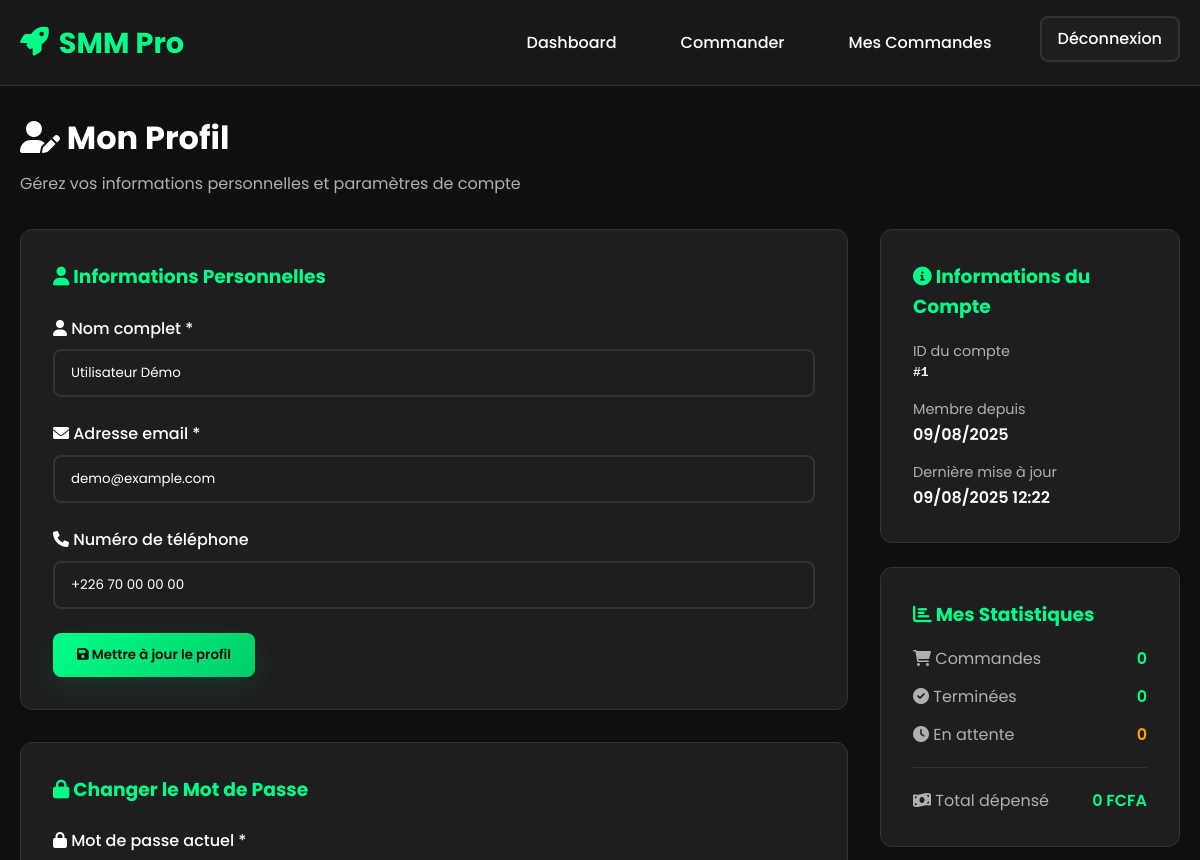
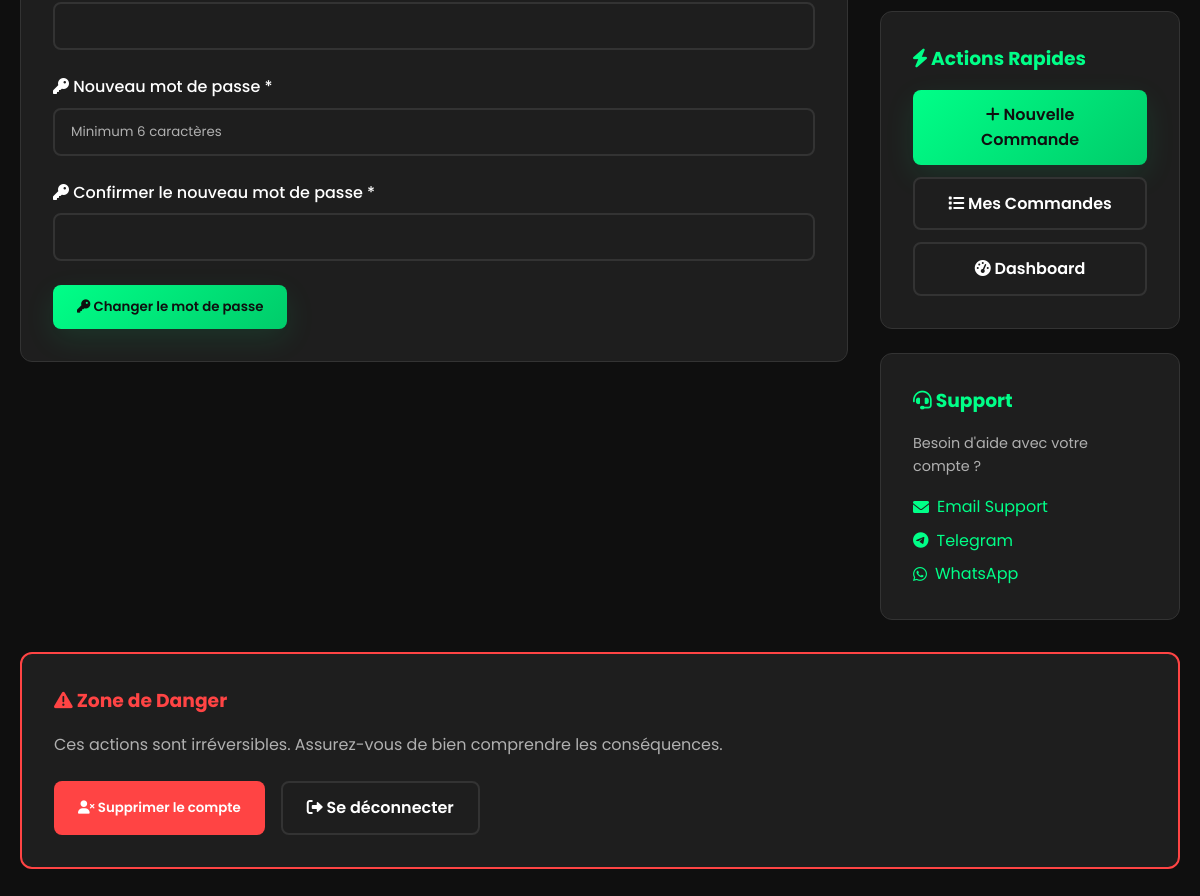
The app's page /profile.php (signed in) with its own data (2 pictures, top to bottom).
### tables this page shows
CREATE TABLE IF NOT EXISTS users (
    id INT AUTO_INCREMENT PRIMARY KEY,
    name VARCHAR(100) NOT NULL,
    email VARCHAR(150) UNIQUE NOT NULL,
    password VARCHAR(255) NOT NULL,
    phone VARCHAR(20),
    created_at TIMESTAMP DEFAULT CURRENT_TIMESTAMP,
    updated_at TIMESTAMP DEFAULT CURRENT_TIMESTAMP ON UPDATE CURRENT_TIMESTAMP
);

### includes/auth.php (called while the page is built, shortened)
<?php
require_once '/home/u634930929/domains/darkgoldenrod-turkey-940813.hostingersite.com/public_html/config/database.php';
class Auth {
    private $db;
    public function __construct() {
        $this->db = new Database();
    }
    public function isUserLoggedIn() {
        return isset($_SESSION['user_id']);
    }
    public function getCurrentUser() {
        if ($this->isUserLoggedIn()) {
            $sql = "SELECT * FROM users WHERE id = ?";
            return $this->db->fetch($sql, [$_SESSION['user_id']]);
        }
        return null;
    }
}
function formatPrice($price) {
    return number_format($price, 0, ',', ' ') . ' FCFA';
}
?>

### config/database.php (called while the page is built, shortened)
<?php
class Database {
    private $connection;
    public function __construct() {
        try {
            $this->connection = new PDO(
                "mysql:host=" . DB_HOST . ";dbname=" . DB_NAME . ";charset=utf8mb4",
                DB_USER,
                DB_PASS,
                [
                    PDO::ATTR_ERRMODE => PDO::ERRMODE_EXCEPTION,
                    PDO::ATTR_DEFAULT_FETCH_MODE => PDO::FETCH_ASSOC,
                    PDO::ATTR_EMULATE_PREPARES => false
                ]
            );
        } catch(PDOException $e) {
            die("Erreur de connexion à la base de données: " . $e->getMessage());
        }
    }
    public function query($sql, $params = []) {
        $stmt = $this->connection->prepare($sql);
        $stmt->execute($params);
        return $stmt;
    }
    public function fetch($sql, $params = []) {
        return $this->query($sql, $params)->fetch();
    }
}
?>

### profile.php (the view, shortened to what this page needs)
<?php
require_once 'includes/auth.php';
$auth = new Auth();
$auth->requireUserLogin();
$user = $auth->getCurrentUser();
$db = new Database();
$stats = [
    'total_orders' => $db->fetch("SELECT COUNT(*) as count FROM orders WHERE user_id = ?", [$user['id']])['count'],
    'total_spent' => $db->fetch("SELECT COALESCE(SUM(total_amount), 0) as total FROM orders WHERE user_id = ? AND status = 'completed'", [$user['id']])['total'],
    'completed_orders' => $db->fetch("SELECT COUNT(*) as count FROM orders WHERE user_id = ? AND status = 'completed'", [$user['id']])['count'],
    'pending_orders' => $db->fetch("SELECT COUNT(*) as count FROM orders WHERE user_id = ? AND status = 'pending'", [$user['id']])['count']
];
?>
<!DOCTYPE html>
<html lang="fr">
<head>
    <link rel="stylesheet" href="assets/css/style.css">
    <link rel="stylesheet" href="https://cdnjs.cloudflare.com/ajax/libs/font-awesome/6.0.0/css/all.min.css">
</head>
<body>
    <nav class="navbar">
        <div class="container">
            <div class="nav-content">
                <a href="index.php" class="logo">
                    <i class="fas fa-rocket"></i>
                    <?php echo SITE_NAME; ?>
                </a>
                <ul class="nav-links">
                    <li><a href="dashboard.php">Dashboard</a></li>
                    <li><a href="order.php">Commander</a></li>
                    <li><a href="orders.php">Mes Commandes</a></li>
                    <li><a href="logout.php" class="btn btn-secondary">Déconnexion</a></li>
                </ul>
            </div>
        </div>
    </nav>
    <div class="dashboard">
        <div class="container">
            <div class="dashboard-header">
                <div>
                    <h1 style="color: var(--text-primary); margin-bottom: 0.5rem;">
                        <i class="fas fa-user-edit"></i> Mon Profil
                    </h1>
                    <p style="color: var(--text-secondary);">
                        Gérez vos informations personnelles et paramètres de compte
                    </p>
                </div>
            </div>
            <div style="display: grid; grid-template-columns: 1fr 300px; gap: 2rem; align-items: start;">
                <div>
                    <div class="card" style="margin-bottom: 2rem;">
                        <h3 style="color: var(--primary-color); margin-bottom: 1.5rem;">
                            <i class="fas fa-user"></i> Informations Personnelles
                        </h3>
                        <form method="POST" action="">
                            <div class="form-group">
                                <label for="name">
                                    <i class="fas fa-user"></i> Nom complet *
                                </label>
                                <input type="text" id="name" name="name" class="form-control"
                                       value="<?php echo htmlspecialchars($user['name']); ?>" required>
                            </div>
                            <div class="form-group">
                                <label for="email">
                                    <i class="fas fa-envelope"></i> Adresse email *
                                </label>
                                <input type="email" id="email" name="email" class="form-control"
                                       value="<?php echo htmlspecialchars($user['email']); ?>" required>
                            </div>
                            <div class="form-group">
                                <label for="phone">
                                    <i class="fas fa-phone"></i> Numéro de téléphone
                                </label>
                                <input type="tel" id="phone" name="phone" class="form-control"
                                       value="<?php echo htmlspecialchars($user['phone'] ?: ''); ?>"
                                       placeholder="+226 XX XX XX XX">
                            </div>
                            <button type="submit" name="update_profile" class="btn btn-primary">
                                <i class="fas fa-save"></i> Mettre à jour le profil
                            </button>
                        </form>
                    </div>
                    <div class="card">
                        <h3 style="color: var(--primary-color); margin-bottom: 1.5rem;">
                            <i class="fas fa-lock"></i> Changer le Mot de Passe
                        </h3>
                        <form method="POST" action="">
                            <div class="form-group">
                                <label for="current_password">
                                    <i class="fas fa-lock"></i> Mot de passe actuel *
                                </label>
                                <input type="password" id="current_password" name="current_password" class="form-control" required>
                            </div>
                            <div class="form-group">
                                <label for="new_password">
                                    <i class="fas fa-key"></i> Nouveau mot de passe *
                                </label>
                                <input type="password" id="new_password" name="new_password" class="form-control"
                                       placeholder="Minimum 6 caractères" required>
                            </div>
                            <div class="form-group">
                                <label for="confirm_password">
                                    <i class="fas fa-key"></i> Confirmer le nouveau mot de passe *
                                </label>
                                <input type="password" id="confirm_password" name="confirm_password" class="form-control" required>
                            </div>
                            <button type="submit" name="change_password" class="btn btn-primary">
                                <i class="fas fa-key"></i> Changer le mot de passe
                            </button>
                        </form>
                    </div>
                </div>
                <div>
                    <div class="card" style="margin-bottom: 1.5rem;">
                        <h3 style="color: var(--primary-color); margin-bottom: 1rem;">
                            <i class="fas fa-info-circle"></i> Informations du Compte
                        </h3>
                        <div style="display: grid; gap: 0.75rem;">
                            <div>
                                <label style="font-size: 0.9rem; color: var(--text-secondary);">ID du compte</label>
                                <div style="font-weight: 600; font-family: monospace;">#<?php echo $user['id']; ?></div>
                            </div>
                            <div>
                                <label style="font-size: 0.9rem; color: var(--text-secondary);">Membre depuis</label>
                                <div style="font-weight: 600;"><?php echo date('d/m/Y', strtotime($user['created_at'])); ?></div>
                            </div>
                            <div>
                                <label style="font-size: 0.9rem; color: var(--text-secondary);">Dernière mise à jour</label>
                                <div style="font-weight: 600;"><?php echo date('d/m/Y H:i', strtotime($user['updated_at'])); ?></div>
                            </div>
                        </div>
                    </div>
                    <div class="card" style="margin-bottom: 1.5rem;">
                        <h3 style="color: var(--primary-color); margin-bottom: 1rem;">
                            <i class="fas fa-chart-bar"></i> Mes Statistiques
                        </h3>
                        <div style="display: grid; gap: 0.75rem;">
                            <div style="display: flex; justify-content: space-between; align-items: center;">
                                <span style="color: var(--text-secondary);">
                                    <i class="fas fa-shopping-cart"></i> Commandes
                                </span>
                                <span style="font-weight: 600; color: var(--primary-color);"><?php echo $stats['total_orders']; ?></span>
                            </div>
                            <div style="display: flex; justify-content: space-between; align-items: center;">
                                <span style="color: var(--text-secondary);">
                                    <i class="fas fa-check-circle"></i> Terminées
                                </span>
                                <span style="font-weight: 600; color: var(--success-color);"><?php echo $stats['completed_orders']; ?></span>
                            </div>
                            <div style="display: flex; justify-content: space-between; align-items: center;">
                                <span style="color: var(--text-secondary);">
                                    <i class="fas fa-clock"></i> En attente
                                </span>
                                <span style="font-weight: 600; color: var(--warning-color);"><?php echo $stats['pending_orders']; ?></span>
                            </div>
                            <hr style="border: none; height: 1px; background: var(--border-color); margin: 0.5rem 0;">
                            <div style="display: flex; justify-content: space-between; align-items: center;">
                                <span style="color: var(--text-secondary);">
                                    <i class="fas fa-money-bill-wave"></i> Total dépensé
                                </span>
                                <span style="font-weight: 600; color: var(--primary-color);"><?php echo formatPrice($stats['total_spent']); ?></span>
                            </div>
                        </div>
                    </div>
                    <div class="card" style="margin-bottom: 1.5rem;">
                        <h3 style="color: var(--primary-color); margin-bottom: 1rem;">
                            <i class="fas fa-bolt"></i> Actions Rapides
                        </h3>
                        <div style="display: grid; gap: 0.75rem;">
                            <a href="order.php" class="btn btn-primary" style="text-decoration: none;">
                                <i class="fas fa-plus"></i> Nouvelle Commande
                            </a>
                            <a href="orders.php" class="btn btn-secondary" style="text-decoration: none;">
                                <i class="fas fa-list"></i> Mes Commandes
                            </a>
                            <a href="dashboard.php" class="btn btn-secondary" style="text-decoration: none;">
                                <i class="fas fa-tachometer-alt"></i> Dashboard
                            </a>
                        </div>
                    </div>
                    <div class="card">
                        <h3 style="color: var(--primary-color); margin-bottom: 1rem;">
                            <i class="fas fa-headset"></i> Support
                        </h3>
                        <p style="color: var(--text-secondary); margin-bottom: 1rem; font-size: 0.9rem;">
                            Besoin d'aide avec votre compte ?
                        </p>
                        <div style="display: grid; gap: 0.5rem;">
                            <a href="#contact" style="color: var(--primary-color); text-decoration: none; display: flex; align-items: center; gap: 0.5rem;">
                                <i class="fas fa-envelope"></i> Email Support
                            </a>
                            <a href="#" style="color: var(--primary-color); text-decoration: none; display: flex; align-items: center; gap: 0.5rem;">
                                <i class="fab fa-telegram"></i> Telegram
                            </a>
                            <a href="#" style="color: var(--primary-color); text-decoration: none; display: flex; align-items: center; gap: 0.5rem;">
                                <i class="fab fa-whatsapp"></i> WhatsApp
                            </a>
                        </div>
                    </div>
                </div>
            </div>
            <div class="card" style="margin-top: 2rem; border: 2px solid var(--error-color);">
                <h3 style="color: var(--error-color); margin-bottom: 1rem;">
                    <i class="fas fa-exclamation-triangle"></i> Zone de Danger
                </h3>
                <p style="color: var(--text-secondary); margin-bottom: 1.5rem;">
                    Ces actions sont irréversibles. Assurez-vous de bien comprendre les conséquences.
                </p>
                <div style="display: flex; gap: 1rem; flex-wrap: wrap;">
                    <button onclick="confirmDeleteAccount()" class="btn btn-danger">
                        <i class="fas fa-user-times"></i> Supprimer le compte
                    </button>
                    <a href="logout.php" class="btn btn-secondary" style="text-decoration: none;">
                        <i class="fas fa-sign-out-alt"></i> Se déconnecter
                    </a>
                </div>
            </div>
        </div>
    </div>
</body>
</html>

### records on screen
users: name "Utilisateur Démo", email "demo@example.com", phone "+226 70 00 00 00", id "1", created_at "09/08/2025", updated_at "09/08/2025 12:22"

### other values on screen
SITE_NAME "SMM Pro"
$stats['total_orders'] "0"
$stats['completed_orders'] "0"
$stats['pending_orders'] "0"
formatPrice($stats['total_spent']) "0 FCFA"
